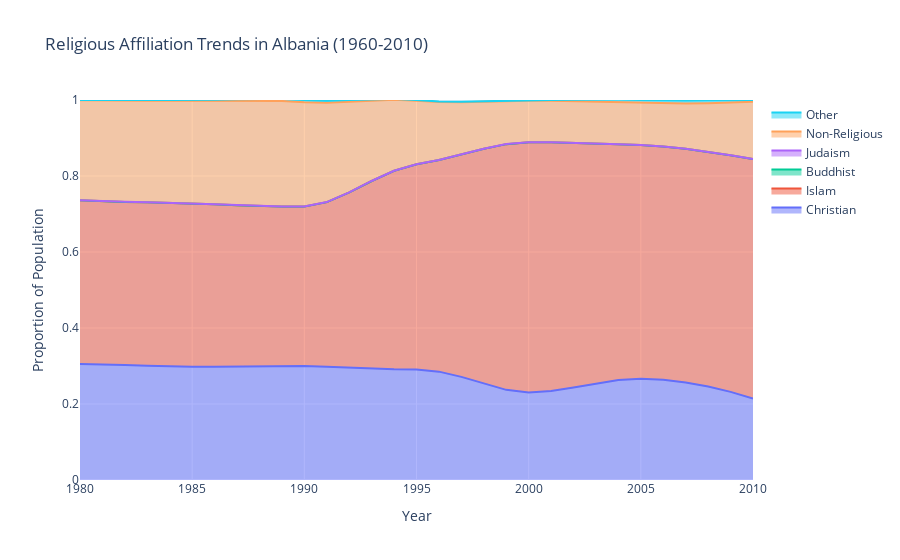

The notebook cell saved with this chart:
### Code cell
# Plot 3: Stacked Area Plot for Religious Affiliations in Albania (unchanged)
df_albania = df[df['country'] == 'Albania'][['year', 'christian', 'islam', 'buddhist', 'judaism', 'nonrelig', 'other']]
fig3 = go.Figure()

fig3.add_trace(go.Scatter(x=df_albania['year'], y=df_albania['christian'], name='Christian', stackgroup='one', fill='tonexty'))
fig3.add_trace(go.Scatter(x=df_albania['year'], y=df_albania['islam'], name='Islam', stackgroup='one', fill='tonexty'))
fig3.add_trace(go.Scatter(x=df_albania['year'], y=df_albania['buddhist'], name='Buddhist', stackgroup='one', fill='tonexty'))
fig3.add_trace(go.Scatter(x=df_albania['year'], y=df_albania['judaism'], name='Judaism', stackgroup='one', fill='tonexty'))
fig3.add_trace(go.Scatter(x=df_albania['year'], y=df_albania['nonrelig'], name='Non-Religious', stackgroup='one', fill='tonexty'))
fig3.add_trace(go.Scatter(x=df_albania['year'], y=df_albania['other'], name='Other', stackgroup='one', fill='tonexty'))

fig3.update_layout(
    title='Religious Affiliation Trends in Albania (1960-2010)',
    xaxis_title='Year',
    yaxis_title='Proportion of Population',
    hovermode='x unified',
    yaxis=dict(range=[0, 1])
)

### Figure 1 — Plotly figure (JSON) as saved in the notebook; plotly's stock layout.template omitted (floating-point values rounded to 4 significant figures)
{"data": [{"fill": "tonexty", "name": "Christian", "stackgroup": "one", "type": "scatter", "x": [1980, 1981, 1982, 1983, 1984, 1985, 1986, 1987, 1988, 1989, 1990, 1991, 1992, 1993, 1994, 1995, 1996, 1997, 1998, 1999, 2000, 2001, 2002, 2003, 2004, 2005, 2006, 2007, 2008, 2009, 2010], "y": [0.305, 0.3043, 0.3027, 0.3008, 0.2991, 0.298, 0.298, 0.2987, 0.2997, 0.3002, 0.2999, 0.2983, 0.2959, 0.2934, 0.2915, 0.2907, 0.2852, 0.2713, 0.2535, 0.2372, 0.23, 0.2339, 0.2432, 0.2542, 0.2632, 0.2665, 0.2638, 0.2569, 0.2461, 0.2319, 0.2144]}, {"fill": "tonexty", "name": "Islam", "stackgroup": "one", "type": "scatter", "x": [1980, 1981, 1982, 1983, 1984, 1985, 1986, 1987, 1988, 1989, 1990, 1991, 1992, 1993, 1994, 1995, 1996, 1997, 1998, 1999, 2000, 2001, 2002, 2003, 2004, 2005, 2006, 2007, 2008, 2009, 2010], "y": [0.4309, 0.4291, 0.4291, 0.4299, 0.4305, 0.43, 0.4278, 0.4246, 0.4215, 0.4196, 0.42, 0.4329, 0.4608, 0.4935, 0.5223, 0.54, 0.5571, 0.5853, 0.6181, 0.6466, 0.659, 0.6546, 0.6441, 0.6314, 0.6203, 0.6148, 0.6141, 0.6149, 0.6176, 0.6226, 0.63]}, {"fill": "tonexty", "name": "Buddhist", "stackgroup": "one", "type": "scatter", "x": [1980, 1981, 1982, 1983, 1984, 1985, 1986, 1987, 1988, 1989, 1990, 1991, 1992, 1993, 1994, 1995, 1996, 1997, 1998, 1999, 2000, 2001, 2002, 2003, 2004, 2005, 2006, 2007, 2008, 2009, 2010], "y": [0.0, 0.0, 0.0, 0.0, 0.0, 0.0, 0.0, 0.0, 0.0, 0.0, 0.0, 0.0, 0.0, 0.0, 0.0, 0.0, 0.0, 0.0, 0.0, 0.0, 0.0, 0.0, 0.0, 0.0, 0.0, 0.0, 0.0, 0.0, 0.0, 0.0, 0.0]}, {"fill": "tonexty", "name": "Judaism", "stackgroup": "one", "type": "scatter", "x": [1980, 1981, 1982, 1983, 1984, 1985, 1986, 1987, 1988, 1989, 1990, 1991, 1992, 1993, 1994, 1995, 1996, 1997, 1998, 1999, 2000, 2001, 2002, 2003, 2004, 2005, 2006, 2007, 2008, 2009, 2010], "y": [0.0001161, 0.0001134, 0.000111, 0.0001084, 0.0001059, 0.0001038, 0.0001015, 9.957e-05, 9.737e-05, 9.553e-05, 9.367e-05, 9.118e-05, 8.842e-05, 8.618e-05, 8.43e-05, 8.368e-05, 8.461e-05, 8.764e-05, 9.125e-05, 9.48e-05, 9.637e-05, 9.599e-05, 9.585e-05, 9.564e-05, 9.54e-05, 9.516e-05, 8.92e-05, 7.468e-05, 5.33e-05, 2.765e-05, 0.0]}, {"fill": "tonexty", "name": "Non-Religious", "stackgroup": "one", "type": "scatter", "x": [1980, 1981, 1982, 1983, 1984, 1985, 1986, 1987, 1988, 1989, 1990, 1991, 1992, 1993, 1994, 1995, 1996, 1997, 1998, 1999, 2000, 2001, 2002, 2003, 2004, 2005, 2006, 2007, 2008, 2009, 2010], "y": [0.2632, 0.2648, 0.2662, 0.2675, 0.2687, 0.2698, 0.2719, 0.2749, 0.2773, 0.2775, 0.2742, 0.2614, 0.2386, 0.2121, 0.1869, 0.1675, 0.1522, 0.1373, 0.1237, 0.1133, 0.1092, 0.1092, 0.1093, 0.1094, 0.1096, 0.1099, 0.1124, 0.1188, 0.1279, 0.1388, 0.1507]}, {"fill": "tonexty", "name": "Other", "stackgroup": "one", "type": "scatter", "x": [1980, 1981, 1982, 1983, 1984, 1985, 1986, 1987, 1988, 1989, 1990, 1991, 1992, 1993, 1994, 1995, 1996, 1997, 1998, 1999, 2000, 2001, 2002, 2003, 2004, 2005, 2006, 2007, 2008, 2009, 2010], "y": [0.0008116, 0.001007, 0.001219, 0.00146, 0.001743, 0.002083, 0.002743, 0.003757, 0.004805, 0.005587, 0.005828, 0.005316, 0.004292, 0.003144, 0.0022, 0.001749, 0.001672, 0.001646, 0.001652, 0.001672, 0.001684, 0.002417, 0.004159, 0.00623, 0.007953, 0.00866, 0.008541, 0.008176, 0.00749, 0.006409, 0.004862]}], "layout": {"hovermode": "x unified", "title": {"text": "Religious Affiliation Trends in Albania (1960-2010)"}, "xaxis": {"title": {"text": "Year"}}, "yaxis": {"range": [0, 1], "title": {"text": "Proportion of Population"}}}}
